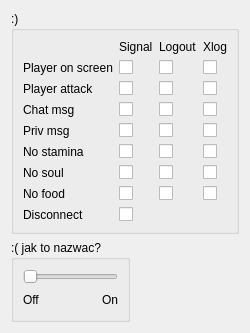
<?xml version="1.0" encoding="UTF-8"?>
<ui version="4.0">
 <class>Alerts</class>
 <widget class="QDialog" name="Alerts">
  <property name="geometry">
   <rect>
    <x>0</x>
    <y>0</y>
    <width>219</width>
    <height>311</height>
   </rect>
  </property>
  <property name="windowTitle">
   <string>Alerts</string>
  </property>
  <layout class="QHBoxLayout" name="horizontalLayout_4">
   <item>
    <layout class="QVBoxLayout" name="verticalLayout_2">
     <item>
      <widget class="QGroupBox" name="groupBox">
       <property name="title">
        <string>:)</string>
       </property>
       <layout class="QGridLayout" name="gridLayout">
        <item row="1" column="2">
         <widget class="QCheckBox" name="checkBox_2"/>
        </item>
        <item row="0" column="1">
         <widget class="QLabel" name="label">
          <property name="text">
           <string>Signal</string>
          </property>
         </widget>
        </item>
        <item row="0" column="2">
         <widget class="QLabel" name="label_2">
          <property name="text">
           <string>Logout</string>
          </property>
         </widget>
        </item>
        <item row="2" column="0">
         <widget class="QLabel" name="label_5">
          <property name="text">
           <string>Player attack</string>
          </property>
         </widget>
        </item>
        <item row="3" column="0">
         <widget class="QLabel" name="label_6">
          <property name="text">
           <string>Chat msg</string>
          </property>
         </widget>
        </item>
        <item row="3" column="2">
         <widget class="QCheckBox" name="checkBox_9"/>
        </item>
        <item row="4" column="0">
         <widget class="QLabel" name="label_7">
          <property name="text">
           <string>Priv msg</string>
          </property>
         </widget>
        </item>
        <item row="1" column="0">
         <widget class="QLabel" name="label_4">
          <property name="text">
           <string>Player on screen</string>
          </property>
         </widget>
        </item>
        <item row="3" column="3">
         <widget class="QCheckBox" name="checkBox_8"/>
        </item>
        <item row="1" column="3">
         <widget class="QCheckBox" name="checkBox_3"/>
        </item>
        <item row="4" column="3">
         <widget class="QCheckBox" name="checkBox_11"/>
        </item>
        <item row="5" column="0">
         <widget class="QLabel" name="label_8">
          <property name="text">
           <string>No stamina</string>
          </property>
         </widget>
        </item>
        <item row="2" column="3">
         <widget class="QCheckBox" name="checkBox_5"/>
        </item>
        <item row="3" column="1">
         <widget class="QCheckBox" name="checkBox_7"/>
        </item>
        <item row="4" column="1">
         <widget class="QCheckBox" name="checkBox_10"/>
        </item>
        <item row="4" column="2">
         <widget class="QCheckBox" name="checkBox_12"/>
        </item>
        <item row="0" column="3">
         <widget class="QLabel" name="label_3">
          <property name="text">
           <string>Xlog</string>
          </property>
         </widget>
        </item>
        <item row="1" column="1">
         <widget class="QCheckBox" name="checkBox">
          <property name="text">
           <string/>
          </property>
         </widget>
        </item>
        <item row="2" column="1">
         <widget class="QCheckBox" name="checkBox_4"/>
        </item>
        <item row="2" column="2">
         <widget class="QCheckBox" name="checkBox_6"/>
        </item>
        <item row="5" column="1">
         <widget class="QCheckBox" name="checkBox_13"/>
        </item>
        <item row="5" column="2">
         <widget class="QCheckBox" name="checkBox_15"/>
        </item>
        <item row="5" column="3">
         <widget class="QCheckBox" name="checkBox_14"/>
        </item>
        <item row="6" column="0">
         <widget class="QLabel" name="label_9">
          <property name="text">
           <string>No soul</string>
          </property>
         </widget>
        </item>
        <item row="6" column="1">
         <widget class="QCheckBox" name="checkBox_16"/>
        </item>
        <item row="6" column="2">
         <widget class="QCheckBox" name="checkBox_18"/>
        </item>
        <item row="6" column="3">
         <widget class="QCheckBox" name="checkBox_17"/>
        </item>
        <item row="7" column="0">
         <widget class="QLabel" name="label_11">
          <property name="text">
           <string>No food</string>
          </property>
         </widget>
        </item>
        <item row="7" column="2">
         <widget class="QCheckBox" name="checkBox_20"/>
        </item>
        <item row="7" column="1">
         <widget class="QCheckBox" name="checkBox_19"/>
        </item>
        <item row="7" column="3">
         <widget class="QCheckBox" name="checkBox_21"/>
        </item>
        <item row="8" column="0">
         <widget class="QLabel" name="label_10">
          <property name="text">
           <string>Disconnect</string>
          </property>
         </widget>
        </item>
        <item row="8" column="1">
         <widget class="QCheckBox" name="checkBox_22">
          <property name="text">
           <string/>
          </property>
         </widget>
        </item>
       </layout>
      </widget>
     </item>
     <item>
      <layout class="QHBoxLayout" name="horizontalLayout_3">
       <item>
        <widget class="QGroupBox" name="groupBox_2">
         <property name="title">
          <string>:( jak to nazwac?</string>
         </property>
         <layout class="QHBoxLayout" name="horizontalLayout_2">
          <item>
           <layout class="QVBoxLayout" name="verticalLayout">
            <item>
             <widget class="QSlider" name="horizontalSlider">
              <property name="maximum">
               <number>1</number>
              </property>
              <property name="orientation">
               <enum>Qt::Horizontal</enum>
              </property>
             </widget>
            </item>
            <item>
             <layout class="QHBoxLayout" name="horizontalLayout">
              <item>
               <widget class="QLabel" name="label_12">
                <property name="text">
                 <string>Off</string>
                </property>
               </widget>
              </item>
              <item>
               <spacer name="horizontalSpacer_2">
                <property name="orientation">
                 <enum>Qt::Horizontal</enum>
                </property>
                <property name="sizeHint" stdset="0">
                 <size>
                  <width>40</width>
                  <height>20</height>
                 </size>
                </property>
               </spacer>
              </item>
              <item>
               <widget class="QLabel" name="label_13">
                <property name="text">
                 <string>On</string>
                </property>
               </widget>
              </item>
             </layout>
            </item>
           </layout>
          </item>
         </layout>
        </widget>
       </item>
       <item>
        <spacer name="horizontalSpacer">
         <property name="orientation">
          <enum>Qt::Horizontal</enum>
         </property>
         <property name="sizeHint" stdset="0">
          <size>
           <width>40</width>
           <height>20</height>
          </size>
         </property>
        </spacer>
       </item>
      </layout>
     </item>
    </layout>
   </item>
  </layout>
 </widget>
 <resources/>
 <connections/>
</ui>
